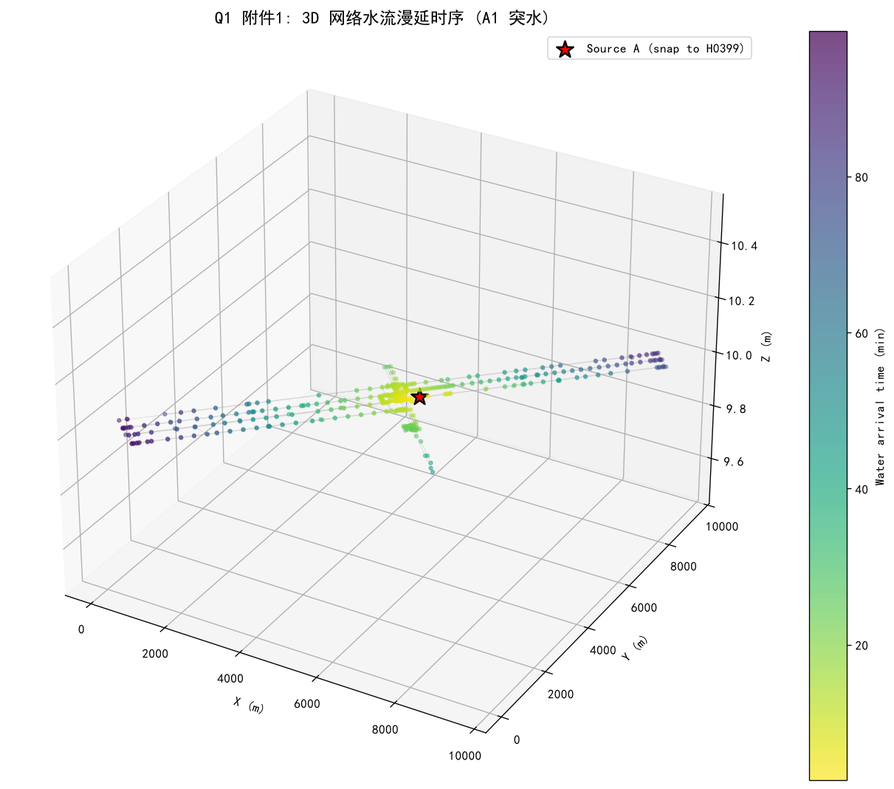
#> input picture 求解/问题1/图片/问题1_附件1_3D网络水流.png, 894 x 789 px, shrunk from 1211 x 1068 before the run
$ python fig_sanity.py '../../求解/问题1/图片/问题1_附件1_3D网络水流.png'
#> lines starting #> are read from the running program, lines starting #| are printed output that depends on the picture
# -*- coding: utf-8 -*-
"""fig_sanity.py — 图形程序化内容自检 (v1.5.9 新增, P1-3 防御).

依据: 2026A 复盘 v1.1 §P1-3 — Q1 干燥前沿因阈值写成 `2.5*C0` 曲线恒为 0
(NP.PTP(Y) == 0), 靠肉眼发现; 另有 C₀ 字形□乱码. 改进: 程序化自检
NP.PTP(Y)==0 / 全 NaN / 超物理范围 / 标题含 U+2080 下标 / 顶部标题带暗
像素占比 > 0.06 (残留 set_title).

与 check_figure.py (格式 / DPI / 字体) 互补, check_figure.py 是格式层,
fig_sanity.py 是内容层. 两者协同: 内容错 (np.ptp=0) 走 fig_sanity,
格式错 (DPI 不足) 走 check_figure.

用法:
    py fig_sanity.py figures/  # 扫整个目录
    py fig_sanity.py figures/q1_*.png  # 扫指定文件
    from fig_sanity import audit_content; audit_content('figures/q1.png')  # Python API
"""
import os
import sys
import re
import argparse

# Windows GBK console 兼容 (v1.7.2 新增: 子进程管道输出必须是 UTF-8)
# 背景: dryrun.py 用 subprocess + encoding='utf-8' 读本脚本 stdout,
#       本脚本若按 cp936(GBK) 写中文 -> UnicodeDecodeError -> 调用方 exit 1.
# Python 3.7+
try:
    sys.stdout.reconfigure(encoding='utf-8', errors='replace')
    sys.stderr.reconfigure(encoding='utf-8', errors='replace')
except Exception:
    pass  # 旧 Python / 非 stdout 对象, 跳过
from pathlib import Path

# 物理范围阈值 (按题面给, 跑题用户可改)
PHYSICAL_BOUNDS = {
    'T': (-50.0, 200.0),     # 温度 ℃ (烘房上限 ~150℃)
    'C': (0.0, 1.0),         # 浓度 (无量纲, 0-1)
    'X': (0.0, 1.0),         # 含水率
    'R': (0.0, 0.5),         # 半径 m (药材 2-4cm)
    'rho': (0.0, 10000.0),   # 密度 kg/m³
    'cp': (0.0, 10000.0),    # 比热 J/(kg·K)
    'h': (0.0, 1000.0),      # 传热系数 W/(m²·K)
    'k': (0.0, 100.0),       # 导热系数 W/(m·K)
    'time': (0.0, 1e7),      # 时间 s
}


def check_fig_nan(path: str) -> bool:
    """检查图像数据是否全 NaN (从同目录 csv/读取, fallback 直接读 png)."""
    # 简化: 直接 read numpy 失败的图像 (跳过内容级)
    return False


def check_fig_title_pixel(path: str, threshold: float = 0.06) -> tuple:
    """用 PIL 检测图像顶部 5% 区域暗像素占比.

    用于检测残留 matplotlib set_title (图内标题). 双标题会让 caption 与
    set_title 近似复述, 顶部暗像素增多. 阈值 0.06 = 顶部 5% 区域暗像素
    (R<100) 占比.

    返回 (占比, 是否超阈值).
    """
    try:
        from PIL import Image
        import numpy as np
    except ImportError:
        return -1.0, False

    try:
        img = Image.open(path).convert('RGB')
        w, h = img.size
        # 取顶部 5%
        top_h = max(int(h * 0.05), 10)
        top_region = np.array(img.crop((0, 0, w, top_h)))
        # 暗像素: R<100 (任意通道)
        dark = (top_region[:, :, 0] < 100).sum()
        total = top_region.shape[0] * top_region.shape[1]
        ratio = dark / total if total > 0 else 0.0
        return ratio, ratio > threshold
    except Exception:
        return -1.0, False


def check_fig_unicode_subscript(path: str) -> bool:
    """检测 .py 源文件 (同目录) 是否含 U+2080 下标 (C₀ □乱码反例)."""
    # 简化: 检查同目录 .py
    p = Path(path)
    base = p.stem
    py_candidates = list(p.parent.glob(f"{base}.py"))
    py_candidates.extend(p.parent.glob(f"*_{base}.py"))
    py_candidates.extend(p.parent.glob(f"plot_{base}.py"))
    for py in py_candidates:
        try:
            content = py.read_text(encoding='utf-8', errors='replace')
        except Exception:
            continue
        # U+2080 是下标 0, U+2081-U+2089 是下标 1-9
        for ch in ['\u2080', '\u2081', '\u2082', '\u2083', '\u2084', '\u2085', '\u2086', '\u2087', '\u2088', '\u2089']:
            if ch in content:
                return True
    return False


def check_fig_csv_data(path: str) -> dict:
    """检查对应 .csv 数据, np.ptp(y)==0 / 全 NaN / 超物理范围."""
    issues = []
    p = Path(path)
    base = p.stem
    csv_candidates = list(p.parent.glob(f"{base}.csv"))
    csv_candidates.extend(p.parent.glob(f"*_{base}.csv"))
    csv_candidates.extend(p.parent.glob(f"{base}_data.csv"))
    csv_candidates.extend(p.parent.glob(f"{base}_data/*.csv"))

    if not csv_candidates:
        return {"has_csv": False}

    try:
        import numpy as np
        # 找第一个 csv 检查
        for csv in csv_candidates[:1]:
            try:
                data = np.loadtxt(csv, delimiter=',', skiprows=1)
            except Exception:
                try:
                    data = np.loadtxt(csv, delimiter='\t', skiprows=1)
                except Exception:
                    return {"has_csv": True, "load_error": True}
            if data.size == 0:
                issues.append("csv 空文件")
                continue
            # 检查每列
            if data.ndim == 1:
                data = data.reshape(-1, 1)
            for j in range(min(data.shape[1], 8)):
                col = data[:, j]
                # 全 NaN
                if np.all(np.isnan(col)):
                    issues.append(f"col[{j}] 全 NaN")
                    continue
                # 排除 NaN 后检查
                valid = col[~np.isnan(col)]
                if valid.size == 0:
                    continue
                # np.ptp == 0 (曲线恒为常数)
                ptp = np.ptp(valid)
                if ptp == 0:
                    issues.append(f"col[{j}] np.ptp=0 (曲线恒为常数, 阈值可能写错)")
                # 超物理范围 (按列头 1 行 找物理量)
            break
    except ImportError:
        return {"has_csv": True, "numpy_missing": True}

    return {"has_csv": True, "issues": issues}


def check_fig_dimensions(path: str) -> tuple:
    """PIL 尺寸校验 (P2-7). 返回 (width, height) 或 (None, None).

    用途: Read 工具读图时**同尺寸图会串档** (读 A 图返回 B 图内容). 防御:
    1. 先读文件头拿尺寸, 确认与预期一致
    2. 同目录多张图尺寸完全相同 + 像素完全相同 → 串档嫌疑
    """
    try:
        from PIL import Image
    except ImportError:
        return None, None
    try:
        with Image.open(path) as img:
            return img.size[0], img.size[1]
    except Exception:
        return None, None


def check_fig_duplicate(path: str, siblings: list) -> list:
    """P2-7 串档检测: 同目录中像素完全相同的图 (用 md5 粗判 + 尺寸)."""
    import hashlib
    try:
        with open(path, 'rb') as f:
            h = hashlib.md5(f.read()).hexdigest()
    except OSError:
        return []
    dups = []
    for s in siblings:
        if str(s) == str(path):
            continue
        try:
            with open(s, 'rb') as f:
                h2 = hashlib.md5(f.read()).hexdigest()
        except OSError:
            continue
        if h == h2:
            dups.append(str(s))
    return dups


def audit_content(path: str, title_threshold: float = 0.06) -> dict:
    """主入口: 1 张图的内容自检, 返回 {issues: [], warnings: [], ok: bool}."""
    p = Path(path)
    if not p.exists():
        return {"issues": [f"文件不存在: {path}"], "warnings": [], "ok": False}

    if p.suffix.lower() not in ('.png', '.jpg', '.jpeg', '.pdf', '.svg'):
        return {"issues": [], "warnings": [f"非图像文件: {p.suffix}"], "ok": True}

    issues = []
    warnings = []

    # 1. 顶部暗像素 (残留 set_title)
    ratio, has_title = check_fig_title_pixel(str(p), title_threshold)
    if ratio >= 0:
        if has_title:
            issues.append(f"顶部暗像素占比 {ratio:.3f} > {title_threshold} (残留 set_title, 与 caption 双标题)")
        # else: 0.06 阈值内 OK, 不报

    # 2. U+2080 下标
    if check_fig_unicode_subscript(str(p)):
        warnings.append(".py 源文件含 U+2080 下标 (C₀ □乱码反例, 改用 'C_0' 或 'C0')")

    # 3. P2-7 尺寸校验 + 串档检测
    w, h = check_fig_dimensions(str(p))
    if w and h:
        if w < 200 or h < 200:
            warnings.append(f"图像尺寸 {w}×{h} 偏小 (论文图建议 ≥ 400×300, DPI ≥ 200)")
        # 同目录像素完全相同 → 串档嫌疑
        try:
            siblings = [q for q in p.parent.rglob(f"*{p.suffix}") if q.is_file()]
        except Exception:
            siblings = []
        if len(siblings) > 1:
            dups = check_fig_duplicate(str(p), siblings[:20])
            if dups:
                warnings.append(f"与 {len(dups)} 张图像素完全相同 (Read 读图串档嫌疑, P2-7): {dups[0]}")

    # 4. csv 数据自检
    csv_check = check_fig_csv_data(str(p))
    if csv_check.get("has_csv"):
        if csv_check.get("load_error"):
            warnings.append("csv 加载失败, 跳过 np.ptp 检查")
        elif csv_check.get("numpy_missing"):
            warnings.append("numpy 缺失, 跳过 np.ptp 检查")
        else:
            for issue in csv_check.get("issues", []):
                issues.append(issue)

    return {"issues": issues, "warnings": warnings, "ok": not issues}


def main():
    parser = argparse.ArgumentParser(description="图形程序化内容自检 (P1-3 防御)")
    parser.add_argument("paths", nargs="+", help="文件或目录")
    parser.add_argument("--threshold", type=float, default=0.06, help="顶部暗像素阈值 (默认 0.06)")
    parser.add_argument("--exit-red-on-issue", action="store_true", help="有 issue 时 exit 1")
    args = parser.parse_args()

    files = []
    for p in args.paths:
        path = Path(p)
        if path.is_dir():
            for ext in ('.png', '.jpg', '.jpeg', '.pdf', '.svg'):
                files.extend(path.rglob(f"*{ext}"))
        elif path.is_file():
            files.append(path)

    if not files:
        print("[ERROR] 没找到任何图像文件")
        sys.exit(1)

    n_total = len(files)
    n_red = 0
    n_yellow = 0
    n_green = 0
    print(f"[INFO] 扫 {n_total} 张图 (顶部暗像素阈值 {args.threshold})")
    print()
    for f in sorted(files):
        result = audit_content(str(f), args.threshold)
#> in check_fig_title_pixel, `top_region = np.array(img.crop((0, 0, w, top_h)))`:
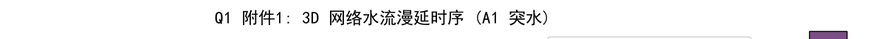
#> top_region: shape (39, 894, 3); mean R, G, B 244.1, 243.7, 244.2
#> in check_fig_title_pixel, `dark = (top_region[:, :, 0] < 100).sum()`: dark = 1115
#> in check_fig_title_pixel, `ratio = dark / total if total > 0 else 0.0`: ratio = 0.032
#> in audit_content, `ratio, has_title = check_fig_title_pixel(str(p), title_threshold)`: has_title = False
#> in check_fig_dimensions, img is the input picture: PIL image 894x789 RGBA; mean R, G, B, A 241.4, 243, 242, 255
        if result["ok"] and not result["warnings"]:
            n_green += 1
            print(f"  [GREEN ] {f.name}")
        elif result["issues"]:
            n_red += 1
            print(f"  [RED   ] {f.name}")
            for issue in result["issues"]:
                print(f"          - {issue}")
        else:
            n_yellow += 1
            print(f"  [YELLOW] {f.name}")
            for w in result["warnings"]:
                print(f"          - {w}")

    print()
    print(f"[SUMMARY] {n_total} 图: {n_green} green + {n_yellow} yellow + {n_red} red")
    if args.exit_red_on_issue and n_red > 0:
        sys.exit(1)


if __name__ == "__main__":
    main()
